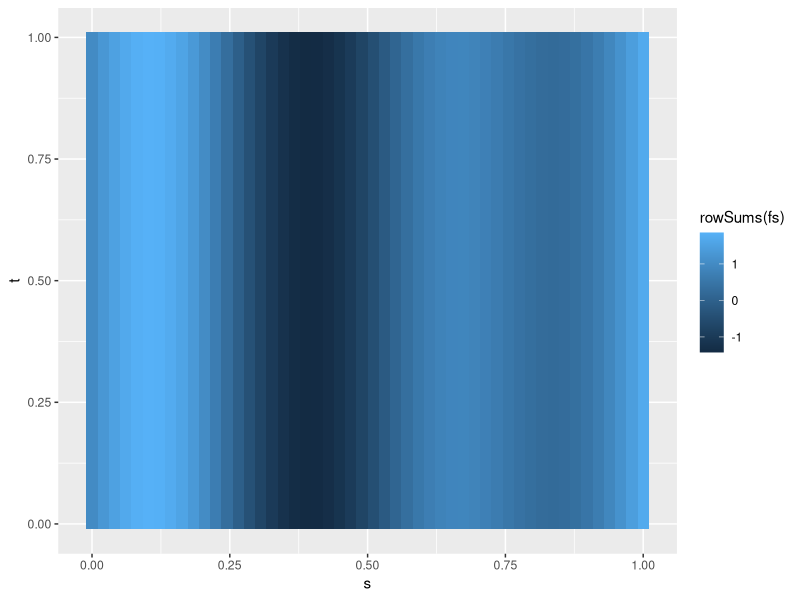
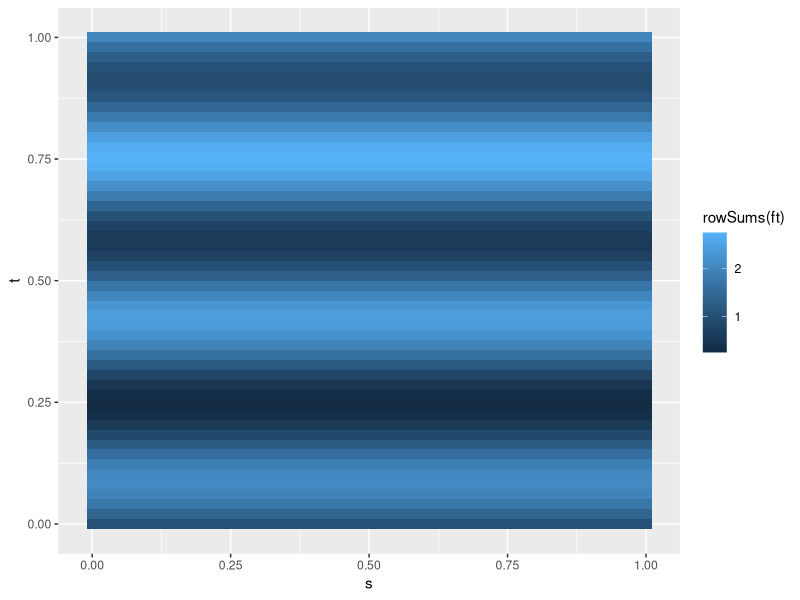
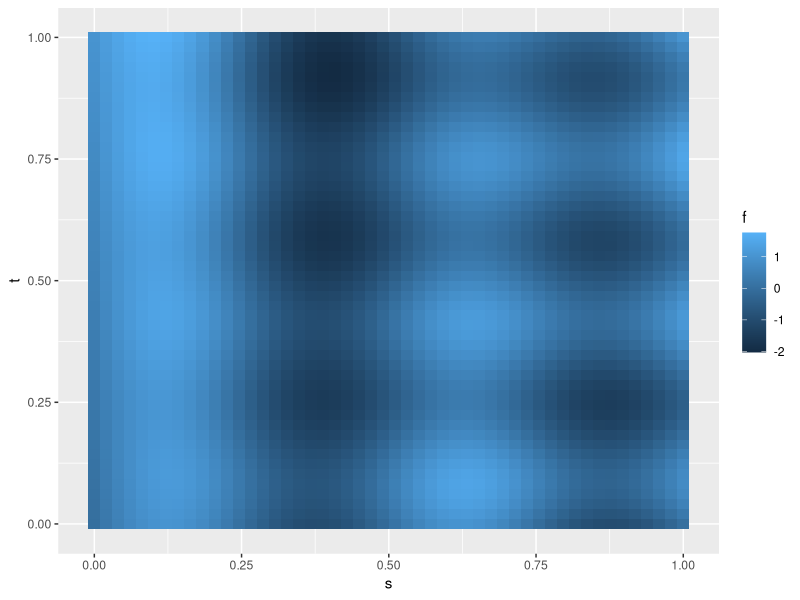
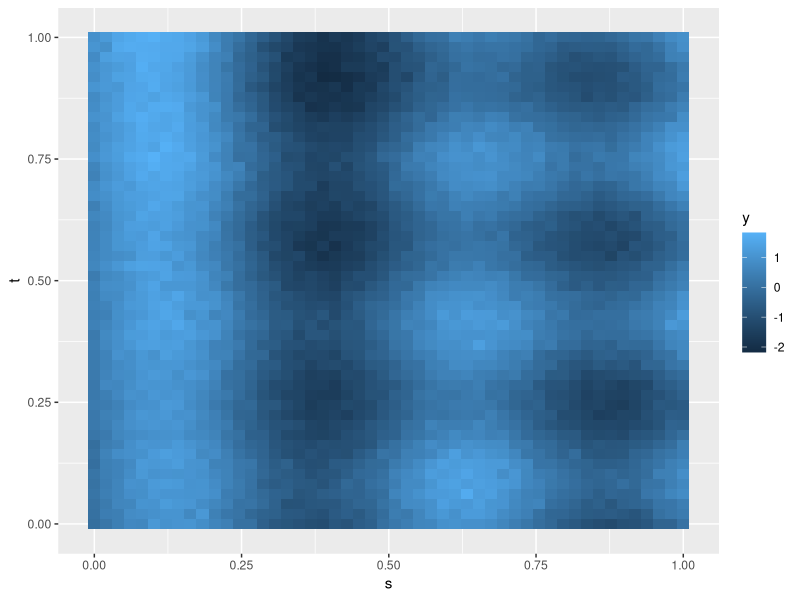

Write the R code that produced these figures, in order. (Note: this script raises an error after producing the figures.)
# generate data y(s,t) = sum_k g_k(t) f_k(s)
library("mgcv")

t_grid <- seq(0, 1, l=50)
s_grid <- seq(0, 1, l=50)
data <- expand.grid(s=s_grid, t=t_grid)

t_transforms <- list(function(t) t^0, function(t) t, function(t) sin(6*pi*t))
s_shapes <- list(function(s) sin(4 * pi * s), function(s) cos(2*pi*s),
  function(s) log1p(s))
data <- within(data, {
  ft <- vapply(t_transforms, function(f) do.call(f, list(t=t)), numeric(length(t)))
  fs <- vapply(s_shapes, function(f) do.call(f, list(s=s)), numeric(length(t)))
  f <- rowSums(ft * fs)
  y <- f + .1 * rnorm(length(f))
})
ggplot2::qplot(x=s, y=t, fill = rowSums(fs), data=data, geom="tile")
ggplot2::qplot(x=s, y=t, fill = rowSums(ft), data=data, geom="tile")
ggplot2::qplot(x=s, y=t, fill = f, data=data, geom="tile")
ggplot2::qplot(x=s, y=t, fill = y, data=data, geom="tile")

object <- s(s, t, bs="pb", xt=list(bs="tp", tf=t_transforms))
sm1 <- smooth.construct.pb.smooth.spec(object, data = data, knots=NULL)
sm2 <- smoothCon(object, data=data, knots=NULL, absorb.cons=TRUE)[[1]]

sm3 <- smoothCon(s(s, y, t, bs="pb", xt=list(bs="tp", tf=t_transforms)),
                 data=data, knots=NULL, absorb.cons=TRUE)[[1]]


sm4 <- smoothCon(s(s,t), data=data, knots=NULL, absorb.cons=TRUE)[[1]]

pm1 <- PredictMat(sm1, data=data)
pm2 <- PredictMat(sm2, data=data)
pm3 <- PredictMat(sm3, data=data)



m <- gam(y ~  s(s, t, bs="pb", xt=list(bs="tp", tf=t_transforms)),
  data=data)
m2 <- gam(y ~  s(s, t, bs="pb", xt=t_transforms, k=15),
         data=data)
data$fit <- fitted(m)
data$fit2 <- fitted(m2)
ggplot2::qplot(x=s, y=t, fill = f, data=data, geom="tile")
ggplot2::qplot(x=s, y=t, fill = fit2, data=data, geom="tile")




# Now try w functional variables



